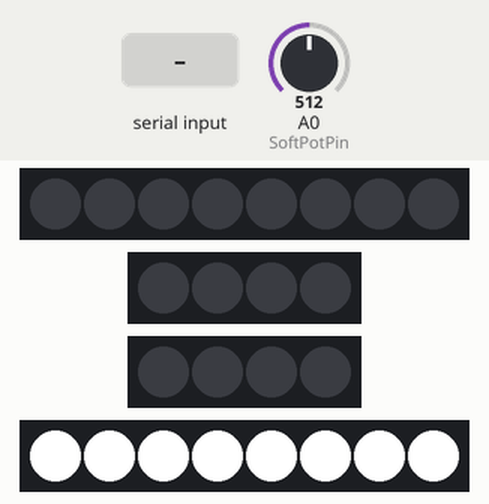
Recording of a sketch running on a simulated Arduino Uno, built with avr-gcc and run on an emulated ATmega328P. On the bench: 2 × 8 RGB LEDs in strip order, left to right, 2 × 4 RGB LEDs in strip order, left to right. Inputs (shaded band) come from the test bench; at power-on: A0 (SoftPotPin) = 512. Dim RGB values are drawn brighter than linear; random numbers use the default seed unless the sketch sets one; what the sketch prints to the serial monitor is not drawn.

Above: at 1.2 s.
1.3 s: "1,90\n" received over Serial
At 3.25 s:
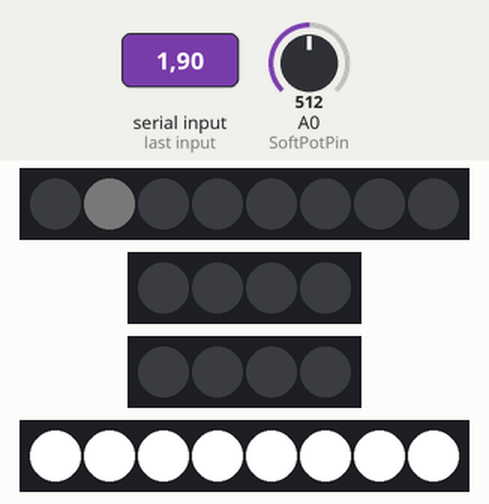
4.3 s: "1,90,45\n" received over Serial
At 7.3 s:
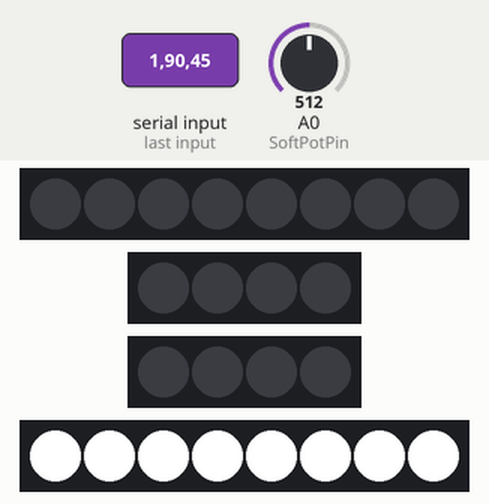
Timing chart, 0 to 8.8 s (numbered marks = the images above; inputs shaded):
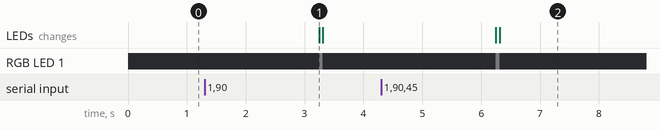

Measured:
- after the input at 1.3 s, RGB LED 1: off → RGB(2, 2, 2) after 1.9 s, → off 0.07 s later; the LEDs: change after 1.9 s (image 1)
- after the input at 4.3 s, RGB LED 1: off → RGB(2, 2, 2) after 1.9 s, → off 0.07 s later; the LEDs: first change after 1.9 s (image 2 shows a later state)

The sketch:

app.ino
```cpp
#include <Adafruit_NeoPixel.h>

#define LED_PIN1 7  // Neopixel D Pin
#define LED_PIN2 8  // Neopixel D Pin
#define LED_PIN3 9  // Neopixel D Pin
#define LED_MAIN_PIN 10
#define BRIGHTNESS 255  // Neopixel brightness (0 ~ 255)

#define DURATION 2000

#define PIXEL_NUM_ON_STRIP1 8
#define PIXEL_NUM_ON_STRIP2 4
#define PIXEL_NUM_ON_STRIP3 4
#define TOTAL_PIXEL_NUM PIXEL_NUM_ON_STRIP1 + PIXEL_NUM_ON_STRIP2 + PIXEL_NUM_ON_STRIP3

Adafruit_NeoPixel strip1(PIXEL_NUM_ON_STRIP1, LED_PIN1, NEO_GRBW + NEO_KHZ800);
Adafruit_NeoPixel strip2(PIXEL_NUM_ON_STRIP2, LED_PIN2, NEO_GRBW + NEO_KHZ800);
Adafruit_NeoPixel strip3(PIXEL_NUM_ON_STRIP3, LED_PIN3, NEO_GRBW + NEO_KHZ800);
Adafruit_NeoPixel stripMain(8, LED_MAIN_PIN, NEO_GRBW + NEO_KHZ800);

enum State {
  IDLE,
  READY,
  IN_PROGRESS
};

enum EasingType {
  EASE_OUT_QUAD,
  EASE_OUT_BOUNCE,
  EASE_IN_BOUNCE,
  EASE_IN_OUT_BOUNCE,
};

struct Pixel {
  uint8_t r;
  uint8_t g;
  uint8_t b;
  uint8_t w;
  EasingType easingType;
  unsigned long startTime;
  float progress;
  State state;
};

struct PixelData {
  int index;
  EasingType easingType;
  uint8_t r;
  uint8_t g;
  uint8_t b;
  uint8_t w;
};

String splitString(String &data, char delimiter = ' ') {
  int pos = data.indexOf(delimiter);
  if (pos == -1) return data;

  String split = data.substring(0, pos);
  data = data.substring(pos + 1);
  return split;
}

PixelData parseInput(String input) {
  PixelData data;
  data.index = splitString(input).toInt();
  data.easingType = static_cast<EasingType>(splitString(input).toInt());
  data.r = splitString(input).toInt();
  data.g = splitString(input).toInt();
  data.b = splitString(input).toInt();
  data.w = input.toInt();

  return data;
}

EasingType getRandomEasingType() {
  int maxValue = EASE_IN_OUT_BOUNCE;
  int randomValue = random(0, maxValue + 1);
  return static_cast<EasingType>(randomValue);
}

float easeOutQuad(float x) {
  return 4 * x * (1 - x);
}

float easeOutBounce(float x) {
  const float n1 = 7.5625;
  const float d1 = 2.85;

  if (x < 1 / d1) {
    return n1 * x * x;
  } else if (x < 2 / d1) {
    x -= 1.5 / d1;
    return n1 * x * x + 0.75;
  } else if (x < 2.5 / d1) {
    x -= 2.25 / d1;
    return n1 * x * x + 0.9375;
  } else {
    x -= 2.625 / d1;
    return n1 * x * x + 0.984375;
  }
}

float easeInBounce(float x) {
  return 1 - easeOutBounce(1 - x);
}

float easeInOutBounce(float x) {
  return x < 0.5
           ? (1 - easeOutBounce(1 - 2 * x)) / 2
           : (1 + easeOutBounce(2 * x - 1)) / 2;
}

float (*getFunction(EasingType type))(float) {
  switch (type) {
    case EASE_OUT_QUAD:
      return easeOutQuad;
    case EASE_OUT_BOUNCE:
      return easeOutBounce;
    case EASE_IN_BOUNCE:
      return easeInBounce;
    case EASE_IN_OUT_BOUNCE:
      return easeInOutBounce;

    default:
      return nullptr;
  }
}

Pixel pixelArray[TOTAL_PIXEL_NUM];

const int SoftPotPin = A0;    // SoftPot 연결 핀
const int NUM_READINGS = 1;  // 이동 평균 필터의 크기
int readings[NUM_READINGS];   // 읽은 값들을 저장하는 배열
int readIndex = 0;            // 다음에 읽을 배열의 위치
int total = 0;                // 읽은 값들의 합계
int average = 0;              // 읽은 값들의 평균

void updateSoftPotValue() {
  // 현재 읽은 값을 합계에서 빼기
  total = total - readings[readIndex];
  // 새로운 값 읽기
  readings[readIndex] = analogRead(SoftPotPin);
  // 새로 읽은 값을 합계에 더하기
  total = total + readings[readIndex];
  // 읽기 위치를 다음 위치로 이동
  readIndex = (readIndex + 1) % NUM_READINGS;
  // 합계를 이용하여 평균 구하기
  average = total / NUM_READINGS;
}

void setup() {
  Serial.begin(9600);
  strip1.begin();
  strip1.setBrightness(BRIGHTNESS);
  strip1.show();
  strip2.begin();
  strip2.setBrightness(BRIGHTNESS);
  strip2.show();
  strip3.begin();
  strip3.setBrightness(BRIGHTNESS);
  strip3.show();
  stripMain.begin();
  stripMain.setBrightness(BRIGHTNESS);
  stripMain.show();

  for (int i = 0; i < 8; ++i) {
    stripMain.setPixelColor(i, stripMain.Color(255, 255, 255, 255));
  }
  stripMain.show();

  // SoftPot과 관련된 초기화
  for (int i = 0; i < NUM_READINGS; i++) {
    readings[i] = 0;
  }
}

void loop() {
  updateSoftPotValue();  // SoftPot의 값을 업데이트
  if (average > 10) {
    Serial.println(average);
  }

  if (Serial.available() > 0) {
    String input = Serial.readStringUntil('\n');

    if (input.length() > 0) {
      PixelData pixelData = parseInput(input);
      int index = pixelData.index;


      pixelArray[index].easingType = pixelData.easingType;

      pixelArray[index].r = pixelData.r;
      pixelArray[index].g = pixelData.g;
      pixelArray[index].b = pixelData.b;
      pixelArray[index].w = pixelData.w;

      pixelArray[index].state = READY;
    }
  }

  for (int i = 0; i < TOTAL_PIXEL_NUM; ++i) {
    if (pixelArray[i].state == READY) {
      pixelArray[i].startTime = millis();
      // pixelArray[i].easingType = getRandomEasingType();

      pixelArray[i].state = IN_PROGRESS;
    }

    if (pixelArray[i].state == IN_PROGRESS) {
      unsigned long elapsedTime = millis() - pixelArray[i].startTime;
      if (elapsedTime > DURATION) {
        pixelArray[i].state = IDLE;
        if (i < PIXEL_NUM_ON_STRIP1) {
          strip1.setPixelColor(i, 0, 0, 0, 0);
        } else if (i < PIXEL_NUM_ON_STRIP1 + PIXEL_NUM_ON_STRIP2) {
          strip2.setPixelColor(i - PIXEL_NUM_ON_STRIP1, 0, 0, 0, 0);
        } else {
          strip3.setPixelColor(i - PIXEL_NUM_ON_STRIP1 - PIXEL_NUM_ON_STRIP2, 0, 0, 0, 0);
        }
      } else {
        float currentProgress = (float)(elapsedTime) / DURATION;
        float factor = getFunction(pixelArray[i].easingType)(currentProgress);

        uint8_t nextR = pixelArray[i].r * factor;
        uint8_t nextG = pixelArray[i].g * factor;
        uint8_t nextB = pixelArray[i].b * factor;
        uint8_t nextW = pixelArray[i].w * factor;

        if (i < PIXEL_NUM_ON_STRIP1) {
          strip1.setPixelColor(i, nextR, nextG, nextB, nextW);
        } else if (i < PIXEL_NUM_ON_STRIP1 + PIXEL_NUM_ON_STRIP2) {
          strip2.setPixelColor(i - PIXEL_NUM_ON_STRIP1, nextR, nextG, nextB, nextW);
        } else {
          strip3.setPixelColor(i - PIXEL_NUM_ON_STRIP1 - PIXEL_NUM_ON_STRIP2, nextR, nextG, nextB, nextW);
        }

        pixelArray[i].progress = currentProgress;
      }
    }
  }

  strip1.show();
  strip2.show();
  strip3.show();
  stripMain.show();
}
```
